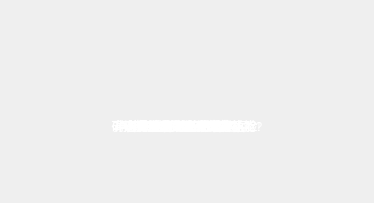
<?xml version="1.0" encoding="UTF-8"?>
<ui version="4.0">
 <class>MessageBox</class>
 <widget class="QDialog" name="MessageBox">
  <property name="geometry">
   <rect>
    <x>0</x>
    <y>0</y>
    <width>374</width>
    <height>203</height>
   </rect>
  </property>
  <property name="windowTitle">
   <string>Dialog</string>
  </property>
  <property name="styleSheet">
   <string notr="true">background-image: url(:/Images/HuiCha/QueRenChuangBG.png);</string>
  </property>
  <widget class="QFrame" name="radiusFrame">
   <property name="geometry">
    <rect>
     <x>0</x>
     <y>0</y>
     <width>374</width>
     <height>203</height>
    </rect>
   </property>
   <property name="styleSheet">
    <string notr="true">border: 0;
image: 0;
border-radius:10px;</string>
   </property>
   <property name="frameShape">
    <enum>QFrame::StyledPanel</enum>
   </property>
   <property name="frameShadow">
    <enum>QFrame::Raised</enum>
   </property>
   <widget class="QPushButton" name="yesPushButton">
    <property name="geometry">
     <rect>
      <x>225</x>
      <y>142</y>
      <width>124</width>
      <height>47</height>
     </rect>
    </property>
    <property name="styleSheet">
     <string notr="true">QPushButton{background:0;border:0;}
QPushButton{background-image: url(:/Images/HuiCha/QueDing.png);}
QPushButton:hover{background-image: url(:/Images/HuiCha/QueDingDianJiHou.png);}
QPushButton:pressed{background-image: url(:/Images/HuiCha/QueDing.png);}</string>
    </property>
    <property name="text">
     <string/>
    </property>
   </widget>
   <widget class="QPushButton" name="noPushButton">
    <property name="geometry">
     <rect>
      <x>26</x>
      <y>142</y>
      <width>124</width>
      <height>47</height>
     </rect>
    </property>
    <property name="styleSheet">
     <string notr="true">QPushButton{background:0;border:0;}
QPushButton{background-image: url(:/Images/HuiCha/QuXiao.png);}
QPushButton:hover{background-image: url(:/Images/HuiCha/QuXiaoDianJiHou.png);}
QPushButton:pressed{background-image: url(:/Images/HuiCha/QuXiao.png);}</string>
    </property>
    <property name="text">
     <string/>
    </property>
   </widget>
   <widget class="QPushButton" name="closePushButton">
    <property name="geometry">
     <rect>
      <x>333</x>
      <y>20</y>
      <width>16</width>
      <height>16</height>
     </rect>
    </property>
    <property name="styleSheet">
     <string notr="true">QPushButton{background:0;border:0;}
QPushButton{background-image: url(:/Images/DengLu/GuanBi.png);}
QPushButton:hover{background-image: url(:/Images/DengLu/GuanBi.png);}
QPushButton:pressed{background-image: url(:/Images/DengLu/GuanBi.png);}</string>
    </property>
    <property name="text">
     <string/>
    </property>
   </widget>
   <widget class="QLabel" name="softwareIconLabel">
    <property name="geometry">
     <rect>
      <x>147</x>
      <y>40</y>
      <width>80</width>
      <height>72</height>
     </rect>
    </property>
    <property name="styleSheet">
     <string notr="true">border: 0;
background: 0;
background-image: url(:/Images/HuiCha/MaunalCheckWarm.png);</string>
    </property>
    <property name="text">
     <string/>
    </property>
   </widget>
   <widget class="QLabel" name="softwareTextLabel">
    <property name="geometry">
     <rect>
      <x>0</x>
      <y>110</y>
      <width>374</width>
      <height>31</height>
     </rect>
    </property>
    <property name="styleSheet">
     <string notr="true">border: 0;
background: 0;
color: rgb(255, 255, 255);</string>
    </property>
    <property name="text">
     <string>检测软件返回错误！</string>
    </property>
    <property name="alignment">
     <set>Qt::AlignCenter</set>
    </property>
   </widget>
   <widget class="QLabel" name="closeSysIconLabel">
    <property name="geometry">
     <rect>
      <x>147</x>
      <y>40</y>
      <width>80</width>
      <height>72</height>
     </rect>
    </property>
    <property name="styleSheet">
     <string notr="true">border: 0;
background: 0;
background-image: url(:/Images/HuiCha/MaunalCheckWarm.png);</string>
    </property>
    <property name="text">
     <string/>
    </property>
   </widget>
   <widget class="QLabel" name="closeSysTextLabel">
    <property name="geometry">
     <rect>
      <x>0</x>
      <y>110</y>
      <width>374</width>
      <height>31</height>
     </rect>
    </property>
    <property name="styleSheet">
     <string notr="true">border: 0;
background: 0;
color: rgb(255, 255, 255);</string>
    </property>
    <property name="text">
     <string>确定关闭此系统？</string>
    </property>
    <property name="alignment">
     <set>Qt::AlignCenter</set>
    </property>
   </widget>
   <widget class="QLabel" name="letGoIconLabel">
    <property name="geometry">
     <rect>
      <x>147</x>
      <y>40</y>
      <width>80</width>
      <height>72</height>
     </rect>
    </property>
    <property name="styleSheet">
     <string notr="true">border: 0;
background: 0;
background-image: url(:/Images/HuiCha/MaunalCheckWarm.png);</string>
    </property>
    <property name="text">
     <string/>
    </property>
   </widget>
   <widget class="QLabel" name="letGoTextLabel">
    <property name="geometry">
     <rect>
      <x>0</x>
      <y>110</y>
      <width>374</width>
      <height>31</height>
     </rect>
    </property>
    <property name="styleSheet">
     <string notr="true">border: 0;
background: 0;
color: rgb(255, 255, 255);</string>
    </property>
    <property name="text">
     <string>确认人工复核放行该旅客？</string>
    </property>
    <property name="alignment">
     <set>Qt::AlignCenter</set>
    </property>
   </widget>
   <widget class="QLabel" name="letStayIconLabel">
    <property name="geometry">
     <rect>
      <x>147</x>
      <y>40</y>
      <width>80</width>
      <height>72</height>
     </rect>
    </property>
    <property name="styleSheet">
     <string notr="true">border: 0;
background: 0;
background-image: url(:/Images/HuiCha/MaunalCheckWarm.png);</string>
    </property>
    <property name="text">
     <string/>
    </property>
   </widget>
   <widget class="QLabel" name="letStayTextLabel">
    <property name="geometry">
     <rect>
      <x>0</x>
      <y>110</y>
      <width>374</width>
      <height>31</height>
     </rect>
    </property>
    <property name="styleSheet">
     <string notr="true">border: 0;
background: 0;
color: rgb(255, 255, 255);</string>
    </property>
    <property name="text">
     <string>确认拦截该旅客？</string>
    </property>
    <property name="alignment">
     <set>Qt::AlignCenter</set>
    </property>
   </widget>
   <widget class="QLabel" name="logInIconLabel">
    <property name="geometry">
     <rect>
      <x>147</x>
      <y>40</y>
      <width>80</width>
      <height>72</height>
     </rect>
    </property>
    <property name="styleSheet">
     <string notr="true">border: 0;
background: 0;
background-image: url(:/Images/HuiCha/MaunalCheckWarm.png);</string>
    </property>
    <property name="text">
     <string/>
    </property>
   </widget>
   <widget class="QLabel" name="logInTextLabel">
    <property name="geometry">
     <rect>
      <x>0</x>
      <y>110</y>
      <width>374</width>
      <height>31</height>
     </rect>
    </property>
    <property name="styleSheet">
     <string notr="true">border: 0;
background: 0;
color: rgb(255, 255, 255);</string>
    </property>
    <property name="text">
     <string>账户或密码不正确！</string>
    </property>
    <property name="alignment">
     <set>Qt::AlignCenter</set>
    </property>
   </widget>
   <widget class="QLabel" name="cheHuiTextLabel">
    <property name="geometry">
     <rect>
      <x>0</x>
      <y>110</y>
      <width>374</width>
      <height>31</height>
     </rect>
    </property>
    <property name="styleSheet">
     <string notr="true">border: 0;
background: 0;
color: rgb(255, 255, 255);</string>
    </property>
    <property name="text">
     <string>确认撤回此次上传特征?</string>
    </property>
    <property name="alignment">
     <set>Qt::AlignCenter</set>
    </property>
   </widget>
   <widget class="QLabel" name="cheHuiIconLabel">
    <property name="geometry">
     <rect>
      <x>147</x>
      <y>40</y>
      <width>80</width>
      <height>72</height>
     </rect>
    </property>
    <property name="styleSheet">
     <string notr="true">border: 0;
background: 0;
background-image: url(:/Images/HuiCha/MaunalCheckWarm.png);</string>
    </property>
    <property name="text">
     <string/>
    </property>
   </widget>
   <widget class="QLabel" name="hitNullIconLabel">
    <property name="geometry">
     <rect>
      <x>147</x>
      <y>40</y>
      <width>80</width>
      <height>72</height>
     </rect>
    </property>
    <property name="styleSheet">
     <string notr="true">border: 0;
background: 0;
background-image: url(:/Images/HuiCha/MaunalCheckWarm.png);</string>
    </property>
    <property name="text">
     <string/>
    </property>
   </widget>
   <widget class="QLabel" name="hitNullTextLabel">
    <property name="geometry">
     <rect>
      <x>0</x>
      <y>110</y>
      <width>374</width>
      <height>31</height>
     </rect>
    </property>
    <property name="styleSheet">
     <string notr="true">border: 0;
background: 0;
color: rgb(255, 255, 255);</string>
    </property>
    <property name="text">
     <string>未查询到匹配人员!</string>
    </property>
    <property name="alignment">
     <set>Qt::AlignCenter</set>
    </property>
   </widget>
   <widget class="QLabel" name="closeDivIconLabel">
    <property name="geometry">
     <rect>
      <x>147</x>
      <y>40</y>
      <width>80</width>
      <height>72</height>
     </rect>
    </property>
    <property name="styleSheet">
     <string notr="true">border: 0;
background: 0;
background-image: url(:/Images/HuiCha/MaunalCheckWarm.png);</string>
    </property>
    <property name="text">
     <string/>
    </property>
   </widget>
   <widget class="QLabel" name="closeDivTextLabel">
    <property name="geometry">
     <rect>
      <x>0</x>
      <y>110</y>
      <width>374</width>
      <height>31</height>
     </rect>
    </property>
    <property name="styleSheet">
     <string notr="true">border: 0;
background: 0;
color: rgb(255, 255, 255);</string>
    </property>
    <property name="text">
     <string>确认提前关闭人像采集功能?</string>
    </property>
    <property name="alignment">
     <set>Qt::AlignCenter</set>
    </property>
   </widget>
   <widget class="QLabel" name="openDivIconLabel">
    <property name="geometry">
     <rect>
      <x>147</x>
      <y>40</y>
      <width>80</width>
      <height>72</height>
     </rect>
    </property>
    <property name="styleSheet">
     <string notr="true">border: 0;
background: 0;
background-image: url(:/Images/HuiCha/MaunalCheckWarm.png);</string>
    </property>
    <property name="text">
     <string/>
    </property>
   </widget>
   <widget class="QLabel" name="openDivTextLabel">
    <property name="geometry">
     <rect>
      <x>0</x>
      <y>110</y>
      <width>374</width>
      <height>31</height>
     </rect>
    </property>
    <property name="styleSheet">
     <string notr="true">border: 0;
background: 0;
color: rgb(255, 255, 255);</string>
    </property>
    <property name="text">
     <string>确认开启人像采集功能?</string>
    </property>
    <property name="alignment">
     <set>Qt::AlignCenter</set>
    </property>
   </widget>
   <widget class="QLabel" name="portErrorTextLabel">
    <property name="geometry">
     <rect>
      <x>0</x>
      <y>110</y>
      <width>374</width>
      <height>31</height>
     </rect>
    </property>
    <property name="styleSheet">
     <string notr="true">border: 0;
background: 0;
color: rgb(255, 255, 255);</string>
    </property>
    <property name="text">
     <string>非备降乘客不在此采集人脸!</string>
    </property>
    <property name="alignment">
     <set>Qt::AlignCenter</set>
    </property>
   </widget>
   <widget class="QLabel" name="portErrorIconLabel">
    <property name="geometry">
     <rect>
      <x>147</x>
      <y>40</y>
      <width>80</width>
      <height>72</height>
     </rect>
    </property>
    <property name="styleSheet">
     <string notr="true">border: 0;
background: 0;
background-image: url(:/Images/HuiCha/MaunalCheckWarm.png);</string>
    </property>
    <property name="text">
     <string/>
    </property>
   </widget>
  </widget>
 </widget>
 <resources/>
 <connections/>
</ui>
